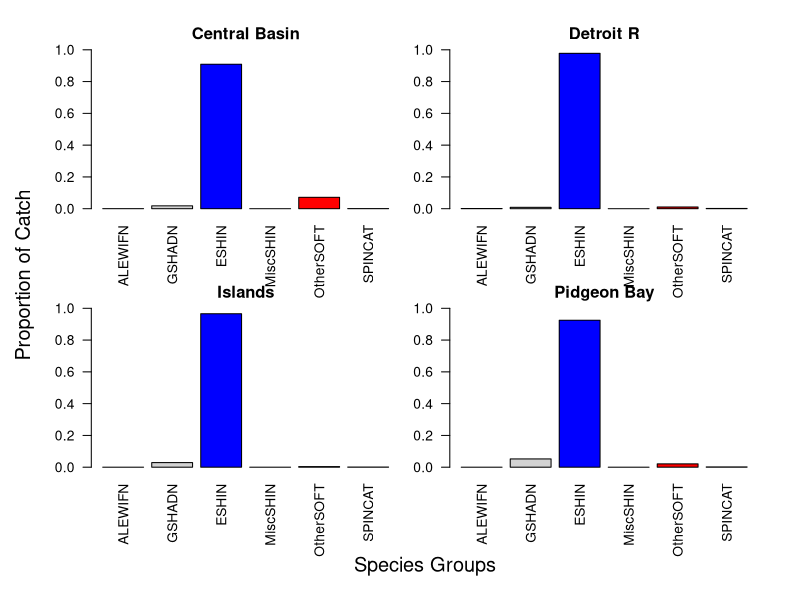
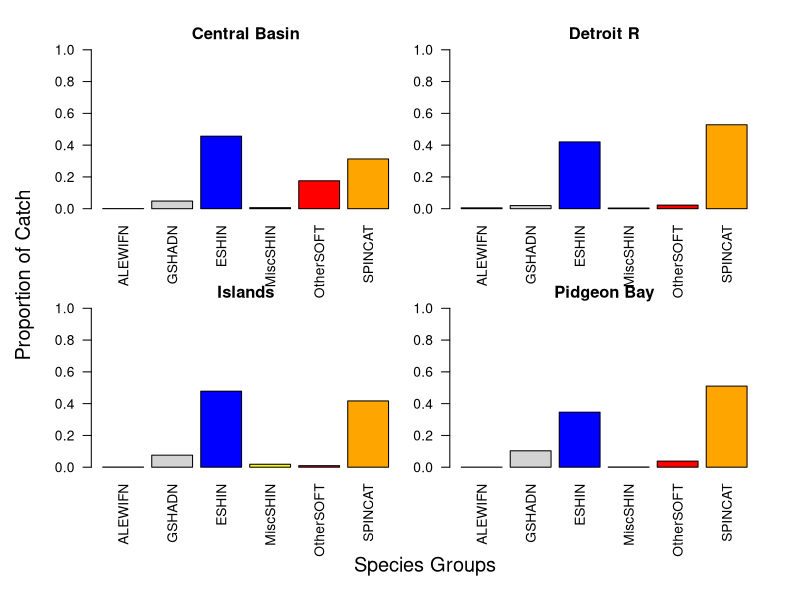

Generate these figures, in order, with R:
# Tue Jun 02 12:28:06 2020 ------------------------------

# Bring in data
library(rstudioapi)
library(nnet)
library(effects)

## set directory to current folder (or manually set working directory with 'setwd')
## This folder should hold .tpl, .dat, reptoRlist1.R, and Automate.R files
setwd(dirname(rstudioapi::getActiveDocumentContext()$path))
getwd()

data <- read.csv("data_c_strata.csv", sep=",",header=T) 
data <- data[data$Total >0,]
data$TL_MODE2 <- ifelse(data$TL_MODE=="BOTTOM","BOTTOM","TOP-MIDDLE")
head(data)



#############################################################################################
## multinomial with Stu strata - upper middle and bottom of water column
#############################################################################################
## addin interaction plot
res <- as.matrix(data[,29:34])
head(res)
strata <- as.factor(data$strata)
head(strata)
levels(strata)
mode <- as.factor(data$TL_MODE2)
levels(mode)

mod <- multinom(res~strata+mode)
fits <- data.frame(cbind(fitted(mod),strata,mode))
head(fits)

ALEWIFN   <- aggregate(ALEWIFN~strata+mode,data=fits,FUN="mean")
GSHADN    <- aggregate(GSHADN~strata+mode,data=fits,FUN="mean")
ESHIN     <- aggregate(ESHIN~strata+mode,data=fits,FUN="mean")
MiscSHIN  <- aggregate(MiscSHIN~strata+mode,data=fits,FUN="mean")
OtherSOFT <- aggregate(OtherSOFT~strata+mode,data=fits,FUN="mean")
SPINCAT   <- aggregate(SPINCAT~strata+mode,data=fits,FUN="mean")



############################################################
## TOP
############################################################
# mat3 <- matrix(c(ALEWIFN[ALEWIFN$mode==3,3],
#                  GSHADN[GSHADN$mode==3,3],
#                  ESHIN[ESHIN$mode==3,3],
#                  MiscSHIN[MiscSHIN$mode==3,3],
#                  OtherSOFT[OtherSOFT$mode==3,3],
#                  SPINCAT[SPINCAT$mode==3,3]),nrow=4,byrow=F)
# 
# 
# par(mfrow=c(2,2), mar=c(4,1.5,2,1.5),oma=c(4,4,1,1))
# sp_col <- c("darkgray","lightgray","blue","yellow","red","orange")
# nam <- c("ALEWIFN","GSHADN","ESHIN","MiscSHIN","OtherSOFT","SPINCAT")
# lim=1
# barplot(t(mat3)[,1], col=sp_col, names=nam, main="Central Basin", ylim=c(0,lim), las=2)
# barplot(t(mat3)[,2], col=sp_col, names=nam, main="Detroit R", ylim=c(0,lim), las=2)
# barplot(t(mat3)[,3], col=sp_col, names=nam, main="Islands", ylim=c(0,lim), las=2)
# barplot(t(mat3)[,4], col=sp_col, names=nam, main="Pidgeon Bay", ylim=c(0,lim), las=2)
# mtext("Proportion of Catch",2,2,outer=T, cex=1.2)
# mtext("Species Groups",1,1.5,outer=T, cex=1.2)

############################################################



############################################################
## TOP-MIDDLE
############################################################
mat2 <- matrix(c(ALEWIFN[ALEWIFN$mode==2,3],
                 GSHADN[GSHADN$mode==2,3],
                 ESHIN[ESHIN$mode==2,3],
                 MiscSHIN[MiscSHIN$mode==2,3],
                 OtherSOFT[OtherSOFT$mode==2,3],
                 SPINCAT[SPINCAT$mode==2,3]),nrow=4,byrow=F)


par(mfrow=c(2,2), mar=c(4,1.5,2,1.5),oma=c(4,4,1,1))
sp_col <- c("darkgray","lightgray","blue","yellow","red","orange")
nam <- c("ALEWIFN","GSHADN","ESHIN","MiscSHIN","OtherSOFT","SPINCAT")
lim=1
barplot(t(mat2)[,1], col=sp_col, names=nam, main="Central Basin", ylim=c(0,lim), las=2)
barplot(t(mat2)[,2], col=sp_col, names=nam, main="Detroit R", ylim=c(0,lim), las=2)
barplot(t(mat2)[,3], col=sp_col, names=nam, main="Islands", ylim=c(0,lim), las=2)
barplot(t(mat2)[,4], col=sp_col, names=nam, main="Pidgeon Bay", ylim=c(0,lim), las=2)
mtext("Proportion of Catch",2,2,outer=T, cex=1.2)
mtext("Species Groups",1,1.5,outer=T, cex=1.2)

############################################################


############################################################
## BOTTOM
############################################################
mat1 <- matrix(c(ALEWIFN[ALEWIFN$mode==1,3],
                GSHADN[GSHADN$mode==1,3],
                ESHIN[ESHIN$mode==1,3],
                MiscSHIN[MiscSHIN$mode==1,3],
                OtherSOFT[OtherSOFT$mode==1,3],
                SPINCAT[SPINCAT$mode==1,3]),nrow=4,byrow=F)


par(mfrow=c(2,2), mar=c(4,1.5,2,1.5),oma=c(4,4,1,1))
sp_col <- c("darkgray","lightgray","blue","yellow","red","orange")
nam <- c("ALEWIFN","GSHADN","ESHIN","MiscSHIN","OtherSOFT","SPINCAT")
lim=1
barplot(t(mat1)[,1], col=sp_col, names=nam, main="Central Basin", ylim=c(0,lim), las=2)
barplot(t(mat1)[,2], col=sp_col, names=nam, main="Detroit R", ylim=c(0,lim), las=2)
barplot(t(mat1)[,3], col=sp_col, names=nam, main="Islands", ylim=c(0,lim), las=2)
barplot(t(mat1)[,4], col=sp_col, names=nam, main="Pidgeon Bay", ylim=c(0,lim), las=2)
mtext("Proportion of Catch",2,2,outer=T, cex=1.2)
mtext("Species Groups",1,1.5,outer=T, cex=1.2)

############################################################
